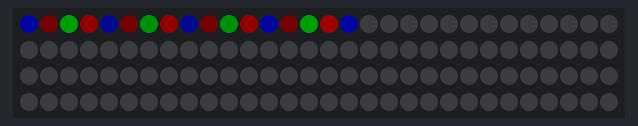
This program was run on a simulated ESP32 board running MicroPython. Shown: 120 RGB LEDs in strip order, left to right, continuing on the next row. Dim RGB values are drawn brighter than linear; the interpreter's speed is modelled, so counts of loop turns are approximate; library files of the repository ran but are not shown: ws2812.py.

Above: at 0.54 s.
At 1.06 s:
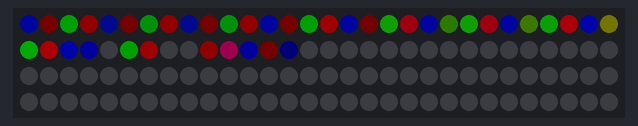
At 2.4 s:
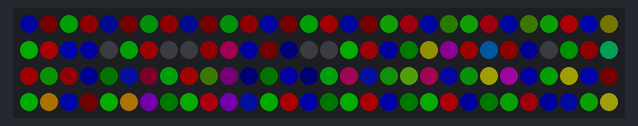
At 15.48 s:
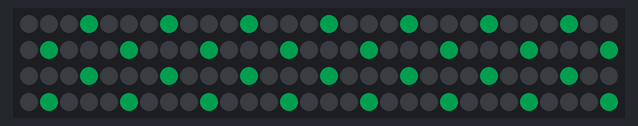
At 17.87 s:
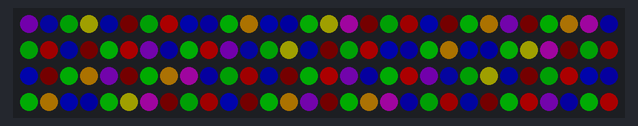
At 21.58 s:
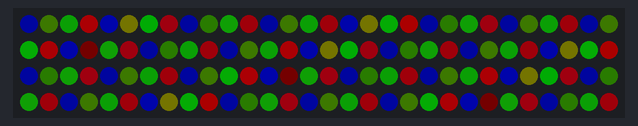

The program:

ws2812_240leds.py
```python
# This example shows some animations on 4 meters of NeoPixels strip with 240 LEDs.

import machine
import math
import time

from ws2812 import WS2812

def color_gen(i=0):
    while True:
        i += 1
        red = (1 + math.sin(i * 0.1)) * 127 + 1
        green = (1 + math.sin(i * 0.1324)) * 127 + 1
        blue = (1 + math.sin(i * 0.1654)) * 127 + 1

        total = red + green + blue
        red = int(red / total * 255)
        green = int(green / total * 255)
        blue = int(blue / total * 255)

        yield red, green, blue

colors = color_gen()

def animation_1(led_count):
    data = [(0, 0, 0) for i in range(led_count)]
    step = 0
    while True:
        data[step % led_count] = next(colors)
        yield data
        step += 1

def animation_2(led_count, offset=3, length=1):
    data = [(0, 0, 0) for i in range(led_count)]
    offsets = range(0, led_count, offset)
    step = 0
    while True:
        pos = step % led_count
        rgb = next(colors)
        for off in offsets:
            data[pos - off] = rgb
            data[pos - off - length] = (0, 0, 0)
        yield data
        step += 1

def animation_3(led_count, offset=10):
    data = [(0, 0, 0) for i in range(led_count)]
    offsets = range(0, led_count, offset)
    step = 0
    while True:
        pos = step % led_count
        rgb = next(colors)
        for off in offsets:
            data[pos - off] = rgb
        yield data
        step += 1

stripe = WS2812(spi_bus=1, led_count=240, intensity=0.05)

anim_2 = animation_2(stripe.led_count)
anim_3 = animation_3(stripe.led_count)
anim_4 = animation_2(stripe.led_count, 15, 5)

while True:
    anim_1 = animation_1(stripe.led_count)
    for i in range(240):
        stripe.show(next(anim_1))

    for i in range(120):
        stripe.show(next(anim_2))
        time.sleep_ms(50)

    for i in range(240):
        stripe.show(next(anim_3))

    for i in range(240):
        stripe.show(next(anim_4))
```

Measured:
- what the display in image 2 shows lasts 3.8 s, from 2.4 s to 6.2 s
